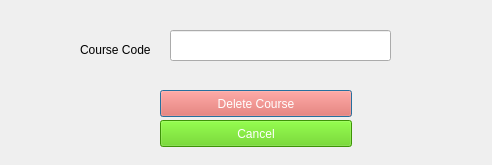
<?xml version="1.0" encoding="UTF-8"?>
<ui version="4.0">
 <class>deleteCourseDialog</class>
 <widget class="QDialog" name="deleteCourseDialog">
  <property name="geometry">
   <rect>
    <x>0</x>
    <y>0</y>
    <width>492</width>
    <height>165</height>
   </rect>
  </property>
  <property name="windowTitle">
   <string>Delete Course</string>
  </property>
  <widget class="QLabel" name="label_2">
   <property name="geometry">
    <rect>
     <x>80</x>
     <y>40</y>
     <width>101</width>
     <height>20</height>
    </rect>
   </property>
   <property name="text">
    <string>Course Code</string>
   </property>
  </widget>
  <widget class="QLineEdit" name="courseCodeField">
   <property name="geometry">
    <rect>
     <x>170</x>
     <y>30</y>
     <width>221</width>
     <height>31</height>
    </rect>
   </property>
  </widget>
  <widget class="QPushButton" name="cancelAdd">
   <property name="geometry">
    <rect>
     <x>160</x>
     <y>90</y>
     <width>192</width>
     <height>27</height>
    </rect>
   </property>
   <property name="styleSheet">
    <string notr="true">background-color:rgb(255, 80, 64);
color: white</string>
   </property>
   <property name="text">
    <string>Delete Course</string>
   </property>
  </widget>
  <widget class="QPushButton" name="addStudent_confirm">
   <property name="geometry">
    <rect>
     <x>160</x>
     <y>120</y>
     <width>192</width>
     <height>27</height>
    </rect>
   </property>
   <property name="styleSheet">
    <string notr="true">background-color:rgb(85, 207, 8);
color: white;</string>
   </property>
   <property name="text">
    <string>Cancel</string>
   </property>
  </widget>
 </widget>
 <resources/>
 <connections/>
</ui>
